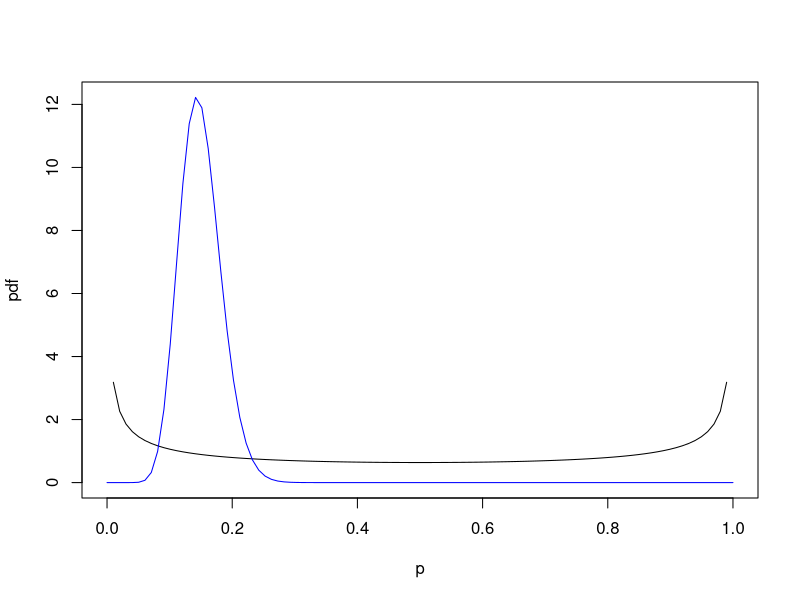
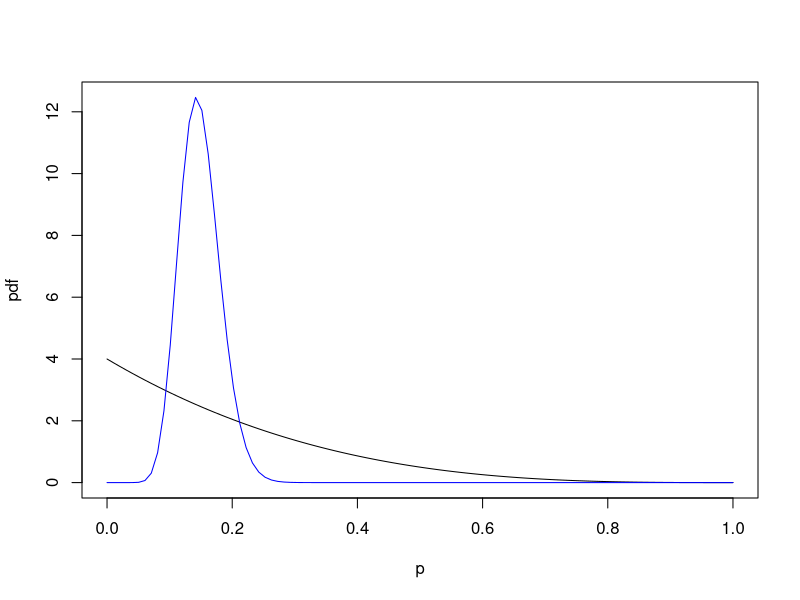

Here is the R script that generated these plots, in order:

##beta-binomial problem

y<-17
n<-116

##b) CLT based 95% CI  -classical
phat<-y/n
phat

low<- phat - 1.96* sqrt(phat*(1-phat)/n)
upper<-phat + 1.96* sqrt(phat*(1-phat)/n)
c(low, upper)

##c) Posterior based on Jeffery's prior Beta(.5,.5)

a<-.5
b<-.5

#posterior
a1<- a+y
b1<- b+n-y

# Estimate=E[p|y]
a1/(a1+b1)

# 95% "credible" interval
p<-seq(0,1,length=100)
pdf<- dbeta(p,a,b)
pdf1<- dbeta(p,a1,b1)
plot(p, pdf, type='l', ylim=c(0, max(pdf1)))
lines(p,pdf1, col="blue")
## we want an interval of values for p which has 95% probability
##under posterior pdf

## quantile or percentile based credible interval
L<- qbeta(.025, a1, b1)
U<- qbeta(.975, a1, b1)
c(L,U)


##d) Posterior based on informative prior Beta(1,4)

a<-1
b<-4

#posterior
a1<- a+y
b1<- b+n-y

# Estimate=E[p|y]
a1/(a1+b1)

# 95% "credible" interval
p<-seq(0,1,length=100)
pdf<- dbeta(p,a,b)
pdf1<- dbeta(p,a1,b1)
plot(p, pdf, type='l', ylim=c(0, max(pdf1)))
lines(p,pdf1, col="blue")
## we want an interval of values for p which has 95% probability
##under posterior pdf

## quantile or percentile based credible interval
L<- qbeta(.025, a1, b1)
U<- qbeta(.975, a1, b1)
c(L,U)



